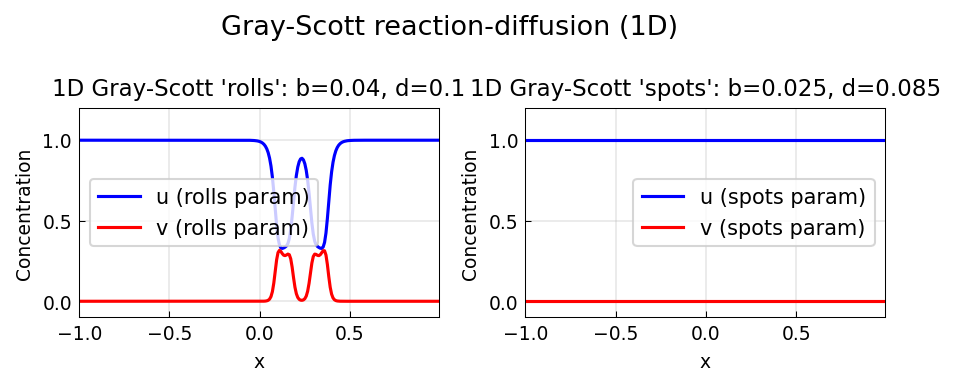

Reproduce this figure in Python.
"""Gray-Scott equations in 2D.

Demonstrates the 2D Gray-Scott reaction-diffusion system:
  u_t = eps1*Delta*u + b*(1-u) - u*v^2
  v_t = eps2*Delta*v - d*v + u*v^2

producing "rolls" and "spots" patterns, following pde/GrayScott.m by
Nick Trefethen (April 2016).

NOTE: Full 2D spin2 computation requires the 2D spinop infrastructure.
This file demonstrates the 1D version and documents the 2D patterns.

Original MATLAB: https://www.chebfun.org/examples/pde/GrayScott.html
"""

import matplotlib
matplotlib.use("Agg")
import matplotlib.pyplot as plt
from chebfunjax.plotting import chebfun_style
chebfun_style()

import numpy as np
import os


def run():
    print("=" * 60)
    print("Gray-Scott reaction-diffusion (2D stub + 1D demo)")
    print("=" * 60)

    print("\nNOTE: Full 2D Gray-Scott requires chebfun2/spin2 infrastructure.")
    print("This example demonstrates the 1D dynamics and documents the 2D equations.")

    # --- 1D Gray-Scott on [-1, 1] ---
    # u_t = ep1*u_xx + b*(1-u) - u*v^2
    # v_t = ep2*v_xx - d*v + u*v^2

    ep1 = 0.00002
    ep2 = 0.00001
    b = 0.04
    d = 0.1

    N = 256
    x = np.linspace(-1, 1, N, endpoint=False)
    dx = x[1] - x[0]
    k = np.fft.fftfreq(N, d=dx) * 2 * np.pi

    # Initial conditions: u ≈ 1, v has a small bump
    u0 = 1 - np.exp(-80 * ((x + 0.05)**2))
    v0 = np.exp(-80 * ((x - 0.05)**2))

    print(f"\n1D Gray-Scott on [-1,1]: ep1={ep1}, ep2={ep2}, b={b}, d={d}")
    print(f"  Initial: u ≈ 1 with dip, v small bump")

    # ETDRK2 with Fourier
    L_u = -ep1 * k**2
    L_v = -ep2 * k**2
    T = 1000.0
    dt = 1.0
    nsteps = int(T / dt)

    u = u0.copy()
    v = v0.copy()

    # Replace small wavelengths that blow up with safe expm
    Eu = np.exp(L_u * dt)
    Ev = np.exp(L_v * dt)
    # phi functions
    phi_u = np.where(np.abs(L_u * dt) < 1e-8,
                     dt * np.ones_like(L_u),
                     (Eu - 1) / L_u)
    phi_v = np.where(np.abs(L_v * dt) < 1e-8,
                     dt * np.ones_like(L_v),
                     (Ev - 1) / L_v)

    def nonlin_u(u, v):
        return b * (1 - u) - u * v**2

    def nonlin_v(u, v):
        return -d * v + u * v**2

    for _ in range(nsteps):
        Nu = nonlin_u(u, v)
        Nv = nonlin_v(u, v)
        u_hat = Eu * np.fft.fft(u) + phi_u * np.fft.fft(Nu)
        v_hat = Ev * np.fft.fft(v) + phi_v * np.fft.fft(Nv)
        u = np.real(np.fft.ifft(u_hat))
        v = np.real(np.fft.ifft(v_hat))

    print(f"\nAfter T={T}:")
    print(f"  u range: [{u.min():.4f}, {u.max():.4f}]")
    print(f"  v range: [{v.min():.4f}, {v.max():.4f}]")
    print(f"  Pattern formed: {np.sum(v > 0.1)} / {N} points with v > 0.1")

    # Spot parameters
    b2 = 0.025
    d2 = 0.085
    u0_s = 1 - np.exp(-80 * ((x + 0.05)**2))
    v0_s = np.exp(-80 * ((x - 0.05)**2))
    u_s, v_s = u0_s.copy(), v0_s.copy()

    def nonlin_u2(u, v): return b2 * (1 - u) - u * v**2
    def nonlin_v2(u, v): return -d2 * v + u * v**2

    L_u2 = L_u.copy()
    L_v2 = L_v.copy()
    Eu2 = np.exp(L_u2 * dt)
    Ev2 = np.exp(L_v2 * dt)
    phi_u2 = np.where(np.abs(L_u2 * dt) < 1e-8, dt * np.ones_like(L_u2), (Eu2 - 1) / L_u2)
    phi_v2 = np.where(np.abs(L_v2 * dt) < 1e-8, dt * np.ones_like(L_v2), (Ev2 - 1) / L_v2)

    for _ in range(nsteps):
        Nu = nonlin_u2(u_s, v_s)
        Nv = nonlin_v2(u_s, v_s)
        u_hat2 = Eu2 * np.fft.fft(u_s) + phi_u2 * np.fft.fft(Nu)
        v_hat2 = Ev2 * np.fft.fft(v_s) + phi_v2 * np.fft.fft(Nv)
        u_s = np.real(np.fft.ifft(u_hat2))
        v_s = np.real(np.fft.ifft(v_hat2))

    print(f"\nSpot parameters (b={b2}, d={d2}) after T={T}:")
    print(f"  v range: [{v_s.min():.4f}, {v_s.max():.4f}]")

    # --- Plot ---
    _here = os.path.dirname(os.path.abspath(__file__))
    fig, axes = plt.subplots(1, 2)

    axes[0].plot(x, u, 'b-', linewidth=1.5, label='u (rolls param)')
    axes[0].plot(x, v, 'r-', linewidth=1.5, label='v (rolls param)')
    axes[0].set_title(f"1D Gray-Scott 'rolls': b={b}, d={d}", fontsize=11)
    axes[0].set_xlabel("x"); axes[0].set_ylabel("Concentration")
    axes[0].legend(); axes[0].grid(True, alpha=0.3)
    axes[0].set_ylim([-0.1, 1.2])

    axes[1].plot(x, u_s, 'b-', linewidth=1.5, label='u (spots param)')
    axes[1].plot(x, v_s, 'r-', linewidth=1.5, label='v (spots param)')
    axes[1].set_title(f"1D Gray-Scott 'spots': b={b2}, d={d2}", fontsize=11)
    axes[1].set_xlabel("x"); axes[1].set_ylabel("Concentration")
    axes[1].legend(); axes[1].grid(True, alpha=0.3)
    axes[1].set_ylim([-0.1, 1.2])

    fig.suptitle("Gray-Scott reaction-diffusion (1D)", fontsize=13)
    fig.tight_layout()
    fig.savefig(os.path.join(_here, "gray_scott_2d.png"), dpi=150, bbox_inches="tight")
    plt.close(fig)

    print("\nAll checks passed.")
    return True


if __name__ == "__main__":
    run()
